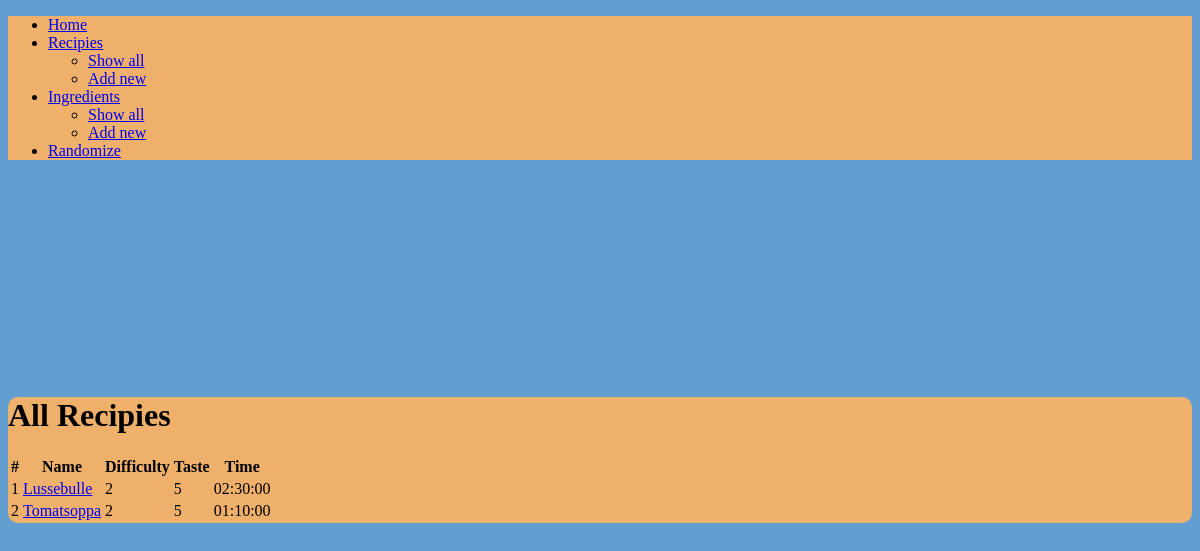
The page /recipies/list on the database as committed earlier.
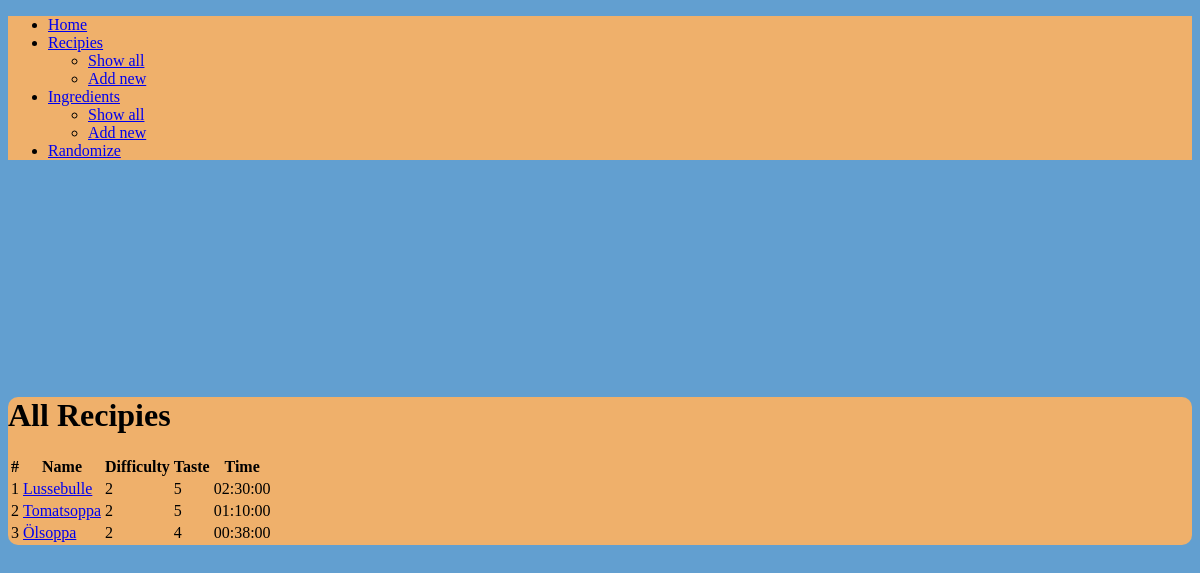
The same page on the database as committed later.
### tables this page shows
CREATE TABLE "recipe" (
	"id"	INTEGER UNIQUE,
	"name"	VARCHAR(255),
	"steps"	TEXT NOT NULL,
	"difficulty"	INTEGER NOT NULL,
	"taste"	INTEGER NOT NULL,
	"time"	TEXT NOT NULL,
	PRIMARY KEY("id" AUTOINCREMENT)
);

### app.py (the view)
@app.route('/recipies/list')
def list_recipies():
    return render_template(
        "list_recipies.html",
        recipies=db.select(
            "recipe",
            columns=("id", "name", "difficulty", "taste", "time")
        )
    )

### templates/list_recipies.html (shortened to what this page needs)
{% extends "base_layout.html" %}
{% block main %}
<div class="grid">
    <div class="row">
        <div class="cell">
            <h1 class="text-center">All Recipies</h1>
        </div>
    </div>
    <div class="row">
        <div class="cell">
            <table class="table" data-role="table">
                <thead>
                    <tr>
                        <th>#</th>
                        <th>Name</th>
                        <th>Difficulty</th>
                        <th>Taste</th>
                        <th>Time</th>
                    </tr>
                </thead>
                <tbody>
                    {% for recipe in recipies %}
                    <tr>
                        {% set recipe_url = "/recipes?id=" ~ recipe[0] %}
                        <td>{{ recipe[0] }}</td>
                        <td><a href={{ recipe_url }}>{{ recipe[1] }}</a></td>
                        <td>{{ recipe[2] }}</td>
                        <td>{{ recipe[3] }}</td>
                        <td>{{ recipe[4] }}</td>
                    </tr>
                    {% endfor %}
                </tbody>
            </table>
        </div>
    </div>
</div>
{% endblock %}

### templates/base_layout.html (shortened to what this page needs)
<!DOCTYPE html>
<html lang="en">
    <head>
        <link rel="stylesheet" href="https://cdn.metroui.org.ua/v4/css/metro-all.min.css">
        <link rel="stylesheet" href={{ url_for('static', filename='css/styles.css') }}>
    </head>
    <body class="carolina-blue">
        <ul class="h-menu middle-yellow-red">
            <li><a href="/">Home</a></li>
            <li><a href="#" class="dropdown-toggle">Recipies</a>
                <ul class="d-menu" data-role="dropdown">
                    <li><a href="/recipies/list">Show all</a></li>
                    <li><a href="/recipes/add">Add new</a></li>
                </ul>
            </li>
            <li><a href="#" class="dropdown-toggle">Ingredients</a>
                <ul class="d-menu" data-role="dropdown">
                    <li><a href="/ingredients/list">Show all</a></li>
                    <li><a href="/ingredients/add">Add new</a></li>
                </ul>
            </li>
            <li><a href="/random">Randomize</a></li>
        </ul>
        <div>
            <div class="container main">
                {% block main %}{% endblock %}
            </div>
        </div>
    </body>
</html>

### static/css/styles.css (style rules this page uses)
.main { margin-top: 20%; background-color: #EFB06B; border-radius: 10px; }
.middle-yellow-red { background-color: #EFB06B; }
.carolina-blue { background-color: #629FD0 }

Rows that differ between the two databases and show on the page:
added recipe: id "3", name "Ölsoppa", difficulty "2", taste "4", time "00:38:00"
